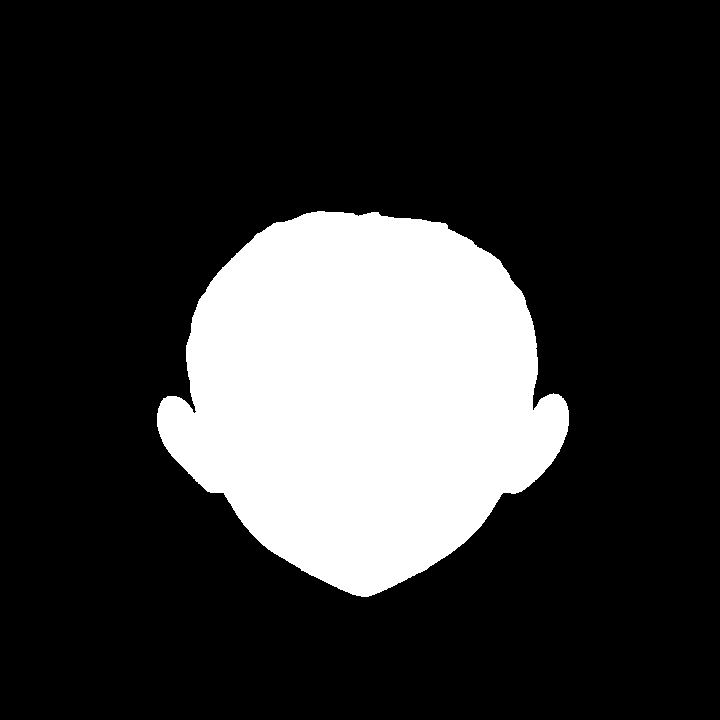
#> input picture pipeline/headmodel/data/frame_0001/skin.png, 720 x 720 px
$ python -i hair_mass.py   (imports and definitions only)
#> lines starting #> are read from the running program, lines starting #| are printed output that depends on the picture; after the words box and inside, x2 and y2 are one past the last pixel; in counts of white or black regions, pixels touching at a corner belong together
#> further down, picture is the input picture: shape (720, 720, 3); 21.2% white; 1 white region, box (x1, y1, x2, y2) and area: (157, 211, 569, 597) 110128
"""Coordinator correction2: thick dark components; condition2 only."""
import numpy as np,cv2
from scipy.ndimage import binary_opening,binary_dilation

def make_hair_mass(rgb):
 gray=rgb.astype(float).mean(2);dark=gray<90;y,x=np.mgrid[-3:4,-3:4];opened=binary_opening(dark,structure=x*x+y*y<=9)
#> after `opened = binary_opening(dark, structure=x * x + y * y <= 9)`: opened: shape (720, 720) bool; 78.7% white; 5 black regions (4 under 20 px), largest, box (x1, y1, x2, y2) and area: (157, 211, 569, 597) 110210
 n,labels,stats,_=cv2.connectedComponentsWithStats(np.uint8(opened),connectivity=8);ids=[i for i in range(1,n) if int(stats[i,cv2.CC_STAT_AREA])>=2000]
#> after `n, labels, stats, _ = cv2.connectedComponentsWithStats(np.uint8(opened`: n = 2; stats = [[0, 0, 720, 720, 110230], [0, 0, 720, 720, 408170]]
#> after `ids = [i for i in range(1, n) if int(stats[i, cv2.CC_STAT_AREA]) >= 20`: ids = [1]
 kept=np.isin(labels,ids);dilated=binary_dilation(binary_dilation(kept,iterations=2),iterations=4)
#> after `dilated = binary_dilation(binary_dilation(kept, iterations=2), iterati`:
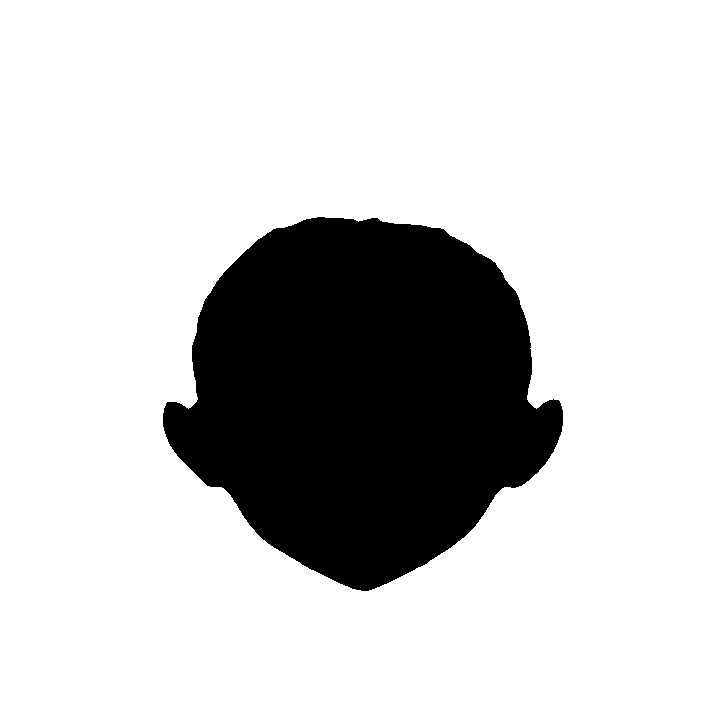
#> dilated: shape (720, 720) bool; 80% white; 1 black region, box (x1, y1, x2, y2) and area: (163, 217, 563, 591) 103443
 return dilated,{'grayDefinition':'mean RGB, same as existing band','grayThreshold':90,'openingDiskRadius':3,'minimumComponentArea':2000,'connectivity':8,'keptComponentAreas':[int(stats[i,cv2.CC_STAT_AREA]) for i in ids],'darkPixels':int(dark.sum()),'openedPixels':int(opened.sum()),'keptPixels':int(kept.sum()),'dilatedPixels':int(dilated.sum()),'dilationStages':[2,4]}

>>> import cv2
>>> picture = cv2.imread('../../../../headmodel/data/frame_0001/skin.png')
>>> result = make_hair_mass(picture)
